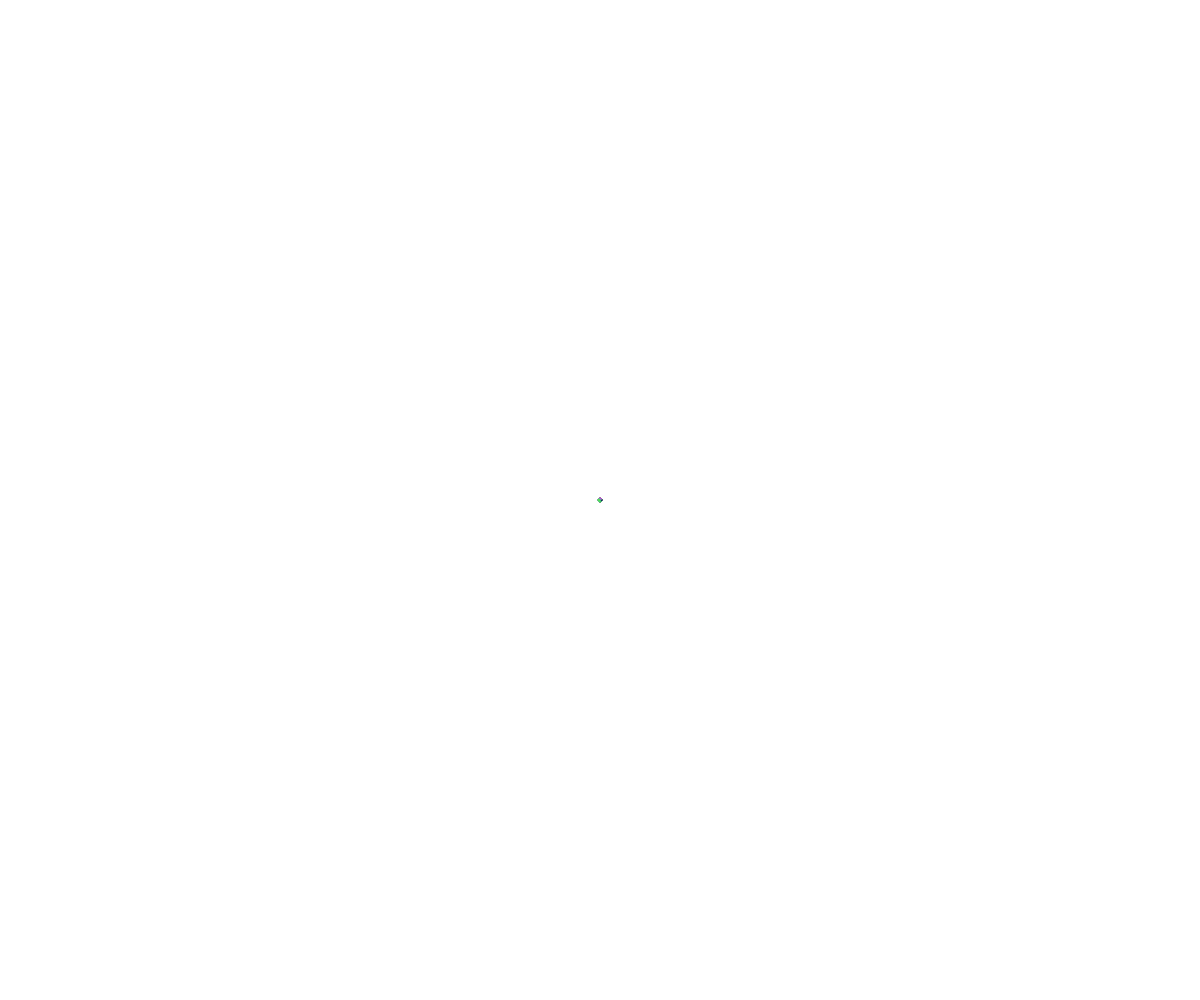
Frame 1 (no input)
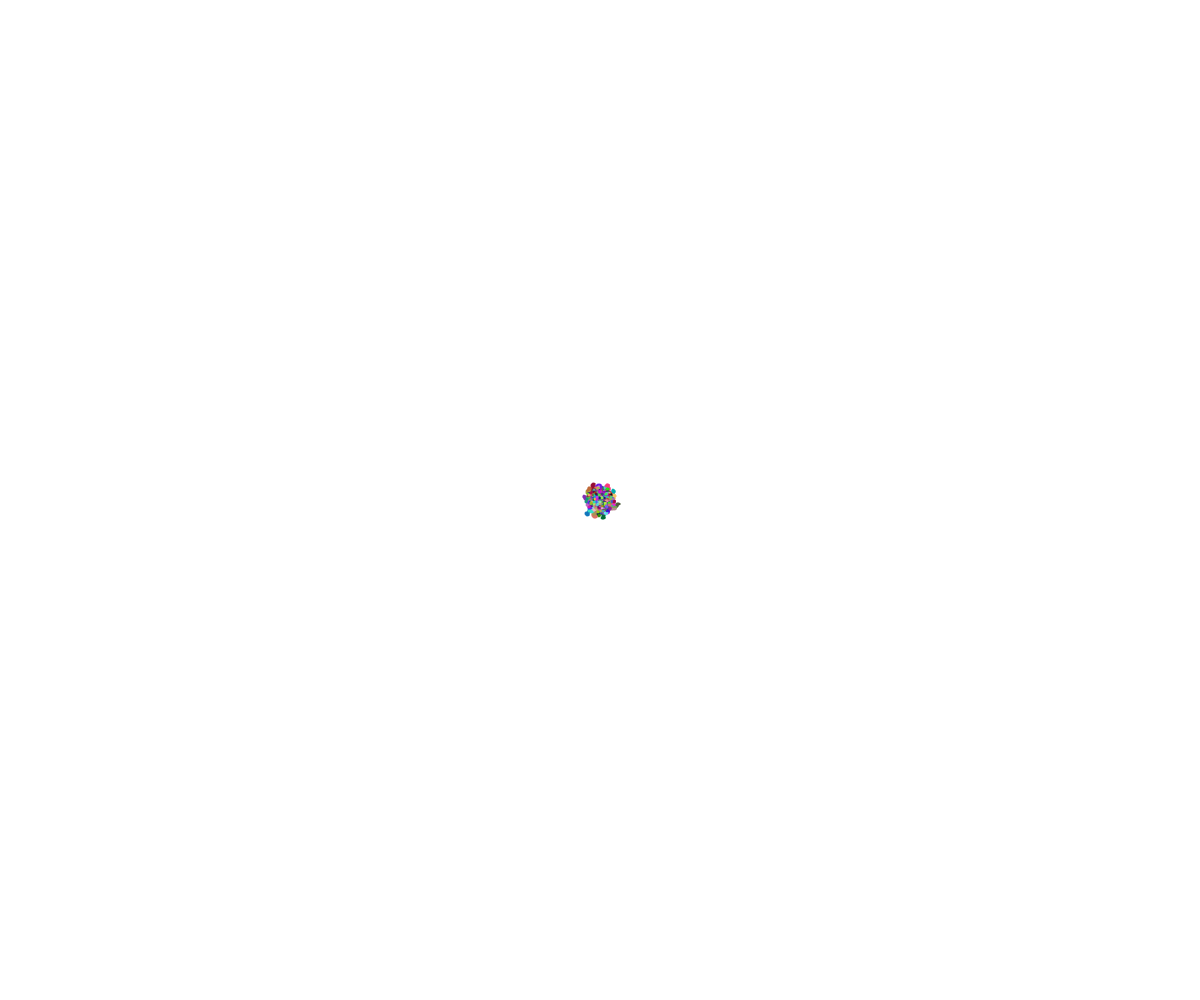
Frame 60 (no input)
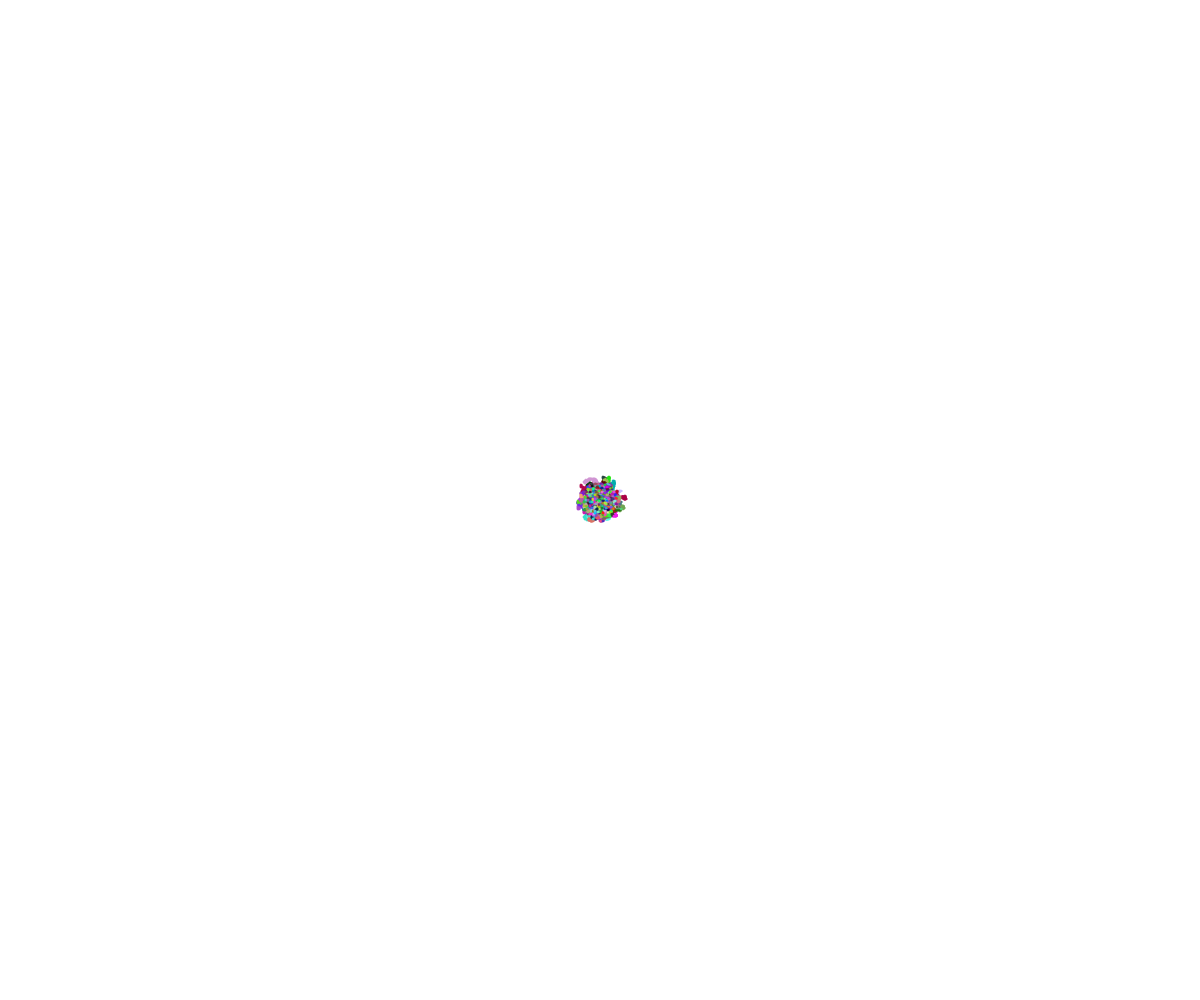
Frame 120 (the mouse pressed at the canvas centre since frame 60)

The p5.js sketch that drew these frames (run headless with seeded random() and noise() and a simulated clock; from frame 60 on, the mouse is pressed at the canvas centre):

// p5.js sketch
// ── sketch.js
// Walker OOP Demo
// Sebastian Favel-Delorme
// April 12th, 2019

class Walker {
  constructor(x, y, someColor, someSpeed) {
    this.x = x;
    this.y = y;
    this.color = someColor;
    this.speed = someSpeed;
  }
  display() {
    fill(this.color);
    stroke(this.color);
    ellipse(this.x, this.y, 2, 2);
  }
  move() {
    let choise = random(100);
    if (choise < 25) {
      //up
      this.y -= this.speed;
    }
    else if (choise < 50) {
      //down
      this.y += this.speed;
    }
    else if (choise < 75) {
      //left
      this.x -= this.speed;
    }
    else {
      //right
      this.x += this.speed;
    }
  }
}
let theWalkers = [];

// Uncomment for individual //
// let andrew;
// let kenny;
// let sebastian;

function setup() {
  createCanvas(windowWidth, windowHeight);
  // Edit i<__; for number of walkers // 
  for (let i=0; i<500; i++) {
    let someWalker = new Walker(width/2, height/2, color(random(255), random(255), random(255)), 1);
    theWalkers.push(someWalker);
  }

  // andrew = new Walker(width/2, height/2, "purple", 5);
  // kenny = new Walker(100, 100, "black", 5);
  // sebastian = new Walker(width/4, height/4, "green", 5);
}

function draw() {
  for (let i=0; i<theWalkers.length; i++) {
    theWalkers[i].move();
    theWalkers[i].display();

  }
  // andrew.move();
  // sebastian.move();
  // kenny.move();

  // andrew.display();
  // sebastian.display();
  // kenny.display();

}
